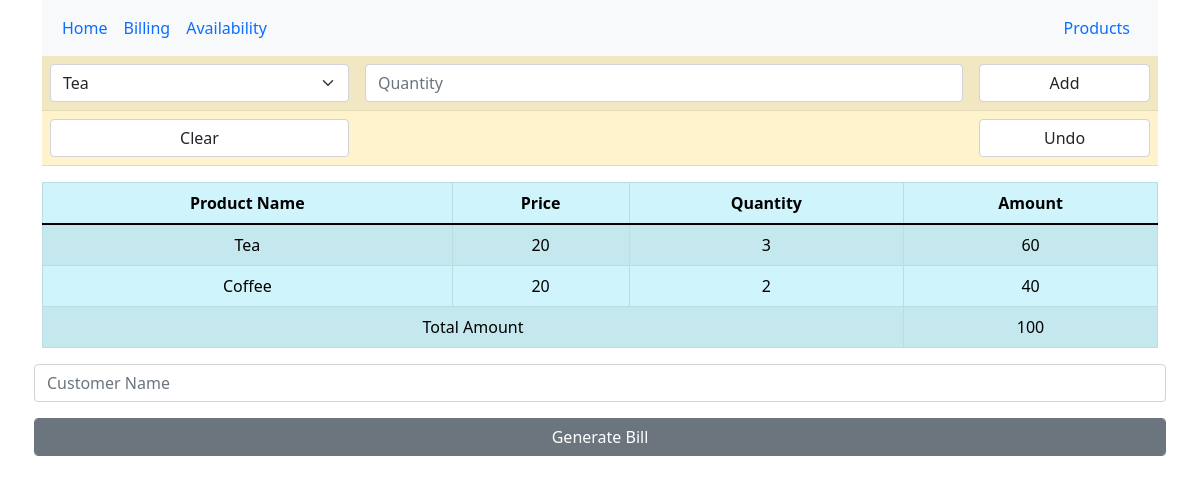
Screenshot of /billing with the database file from the repository.
### app.py (models this page shows, shortened)
class Products(db.Model):
    id = db.Column('product_id', db.Integer, primary_key = True)
    name = db.Column(db.String(100))
    price = db.Column(db.Integer())
    available_quantity = db.Column(db.Integer(), nullable=True)

### app.py (the view, shortened to what this page needs)
@app.route('/billing',methods=['GET','POST'])
def billing():
    try:
        file_name = 'bills/temp.csv'
        amount=0
        form = BillingForm()
        cb =ClearBill()
        ub=UndoBill()
        gb=GenerateBill()
        all_products = Products.query.all()
        all_names=[]
        for product in all_products:
            all_names.append(product.name)
        form.name.choices=all_names
        with open(file_name,'r') as fp:
            outp=fp.readlines()
        outs=[]
        for line in outp:
            outs.append(json.loads(line))
            amount+=json.loads(line)['amount']
        if cb.validate_on_submit() and cb.clear.data:
            with open(file_name,'w') as fp:
                pass
            return redirect(url_for('billing'))
        return render_template('billing.html',form=form,cb=cb,outs=outs,ub=ub,amount=amount,gb=gb)
    except Exception as e:
        print(e)
        return redirect(url_for('billing'))

### form.py
class BillingForm(FlaskForm):
    name = SelectField(u'Name')
    quantity  =IntegerField('Product Price',[validators.NumberRange(min=0)], render_kw={"placeholder": "Quantity"})
    add =  SubmitField('Add')

class ClearBill(FlaskForm):
    clear = SubmitField('Clear')

### templates/billing.html (shortened to what this page needs)
{% extends "base.html" %}
{% block head %}
<table class="table table-warning table-striped">
  <tbody>
    <form class="row g-3" method="POST">
      <tr>
        <td>
          <center>{{form.name(class_="form-select")}}</center>
        </td>
        <td>
          <center>{{form.quantity(class_="form-control")}}</center>
        </td>
        <td>
          <center>{{form.add(class_="form-control")}}</center>
        </td>
      </tr>
      <tr>
        <td>
          <center>
            <form class="row g-3" method="POST">
              {{cb.clear(class_="form-control")}}
            </form>
          </center>
        </td>
        <td></td>
        <form class="row g-3" method="POST">
          <td>
            <center>
              {{ub.undo(class_="form-control")}}
            </center>
          </td>
        </form>
      </tr>
    </form>
  </tbody>
</table>
<table class="table table-bordered table-info table-striped">
  <thead>
    <th scope="col">
      <center>Product Name</center>
    </th>
    <th scope="col">
      <center>Price</center>
    </th>
    <th scope="col">
      <center>Quantity</center>
    </th>
    <th scope="col">
      <center>Amount</center>
    </th>
  </thead>
  <tbody>
    {%for out in outs%}
    <tr>
      <td>
        <center>{{out.name}}</center>
      </td>
      <td>
        <center>
          {{out.price}}
        </center>
      </td>
      <td>
        <center> {{out.quantity}}</center>
      </td>
      <td>
        <center>{{out.amount}}</center>
      </td>
    </tr>
    {%endfor%}
    <tr>
      <td colspan="3">
        <center>Total Amount</center>
      </td>
      <td>
        <center>{{amount}}</center>
      </td>
    </tr>
  </tbody>
</table>
<form class="row g-3" method="POST">
  {{gb.name(class_="form-control")}}
  {{gb.genbill(class_="form-control btn btn-secondary")}}
</form>
{% endblock %}

### rows the page displays
Products: name "Tea", price "20", quantity "3", amount "60"
Products: name "Coffee", price "20", quantity "2", amount "40"

### other values shown
{{ amount }} "100"
